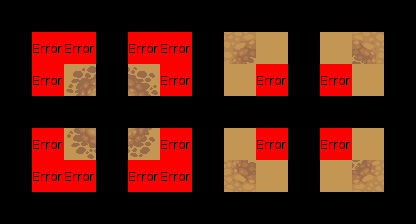

This game map was drawn from its Tiled (.tmx) file and the tilesets committed beside it. A one-line description and the trimmed map source follow:
An orthogonal 13x7 tile map with 32x32 px tiles, 3 tile layers (Regions, Input_set, Output0_Dirt), 2 tilesets.

<map version="1.0" orientation="orthogonal" width="13" height="7" tilewidth="32" tileheight="32">
 <tileset firstgid="1" name="ruleset" tilewidth="32" tileheight="32">
  <image source="ruleset.png" trans="ff00ff" width="256" height="64" />
 </tileset>
 <tileset firstgid="17" name="dirt" tilewidth="32" tileheight="32">
  <image source="../tiles/dirt.png" trans="ff00ff" width="96" height="192" />
 </tileset>
 <layer name="Regions" width="13" height="7">
  <data>[91 cells, 32 non-empty, 1 distinct tile ids]</data>
 </layer>
 <layer name="Input_set" width="13" height="7">
  <data>[91 cells, 16 non-empty, 1 distinct tile ids]</data>
 </layer>
 <layer name="Output0_Dirt" width="13" height="7">
  <data>[91 cells, 8 non-empty, 8 distinct tile ids]</data>
 </layer>
</map>
